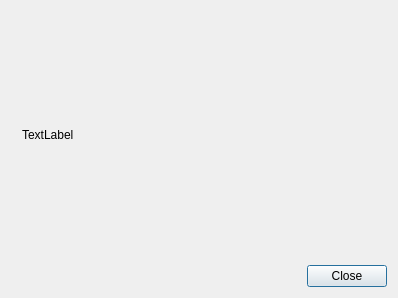
<?xml version="1.0" encoding="UTF-8"?>
<ui version="4.0">
 <class>MobileAboutDialog</class>
 <widget class="QDialog" name="MobileAboutDialog">
  <property name="geometry">
   <rect>
    <x>0</x>
    <y>0</y>
    <width>398</width>
    <height>298</height>
   </rect>
  </property>
  <property name="windowTitle">
   <string>About qutIM</string>
  </property>
  <layout class="QGridLayout" name="gridLayout">
   <item row="0" column="0">
    <widget class="QScrollArea" name="scrollArea">
     <property name="frameShape">
      <enum>QFrame::NoFrame</enum>
     </property>
     <property name="widgetResizable">
      <bool>true</bool>
     </property>
     <widget class="QWidget" name="scrollAreaWidgetContents">
      <property name="geometry">
       <rect>
        <x>0</x>
        <y>0</y>
        <width>386</width>
        <height>253</height>
       </rect>
      </property>
      <layout class="QVBoxLayout" name="verticalLayout">
       <item>
        <widget class="QLabel" name="label">
         <property name="text">
          <string>TextLabel</string>
         </property>
        </widget>
       </item>
      </layout>
     </widget>
    </widget>
   </item>
   <item row="1" column="0">
    <widget class="QDialogButtonBox" name="buttonBox">
     <property name="orientation">
      <enum>Qt::Horizontal</enum>
     </property>
     <property name="standardButtons">
      <set>QDialogButtonBox::Close</set>
     </property>
    </widget>
   </item>
  </layout>
 </widget>
 <layoutdefault spacing="6" margin="11"/>
 <resources/>
 <connections>
  <connection>
   <sender>buttonBox</sender>
   <signal>accepted()</signal>
   <receiver>MobileAboutDialog</receiver>
   <slot>accept()</slot>
   <hints>
    <hint type="sourcelabel">
     <x>248</x>
     <y>254</y>
    </hint>
    <hint type="destinationlabel">
     <x>157</x>
     <y>274</y>
    </hint>
   </hints>
  </connection>
  <connection>
   <sender>buttonBox</sender>
   <signal>rejected()</signal>
   <receiver>MobileAboutDialog</receiver>
   <slot>reject()</slot>
   <hints>
    <hint type="sourcelabel">
     <x>316</x>
     <y>260</y>
    </hint>
    <hint type="destinationlabel">
     <x>286</x>
     <y>274</y>
    </hint>
   </hints>
  </connection>
 </connections>
</ui>
